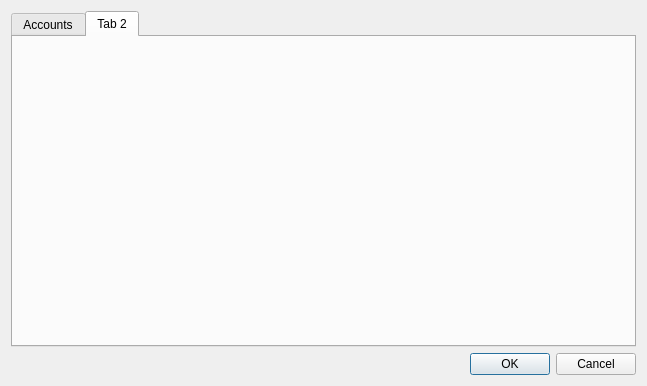
<?xml version="1.0" encoding="UTF-8"?>
<ui version="4.0">
 <class>PreferencesDialog</class>
 <widget class="QDialog" name="PreferencesDialog">
  <property name="geometry">
   <rect>
    <x>0</x>
    <y>0</y>
    <width>647</width>
    <height>386</height>
   </rect>
  </property>
  <property name="windowTitle">
   <string>Preferences</string>
  </property>
  <property name="windowIcon">
   <iconset resource="imageres.qrc">
    <normaloff>:/general/resources/images/preferences.png</normaloff>:/general/resources/images/preferences.png</iconset>
  </property>
  <layout class="QVBoxLayout" name="verticalLayout">
   <item>
    <widget class="QTabWidget" name="prefTab">
     <property name="currentIndex">
      <number>1</number>
     </property>
     <widget class="QWidget" name="tAccounts">
      <attribute name="title">
       <string>Accounts</string>
      </attribute>
     </widget>
     <widget class="QWidget" name="tData">
      <attribute name="title">
       <string>Tab 2</string>
      </attribute>
     </widget>
    </widget>
   </item>
   <item>
    <widget class="QDialogButtonBox" name="buttonBox">
     <property name="orientation">
      <enum>Qt::Horizontal</enum>
     </property>
     <property name="standardButtons">
      <set>QDialogButtonBox::Cancel|QDialogButtonBox::Ok</set>
     </property>
    </widget>
   </item>
  </layout>
 </widget>
 <resources>
  <include location="imageres.qrc"/>
 </resources>
 <connections>
  <connection>
   <sender>buttonBox</sender>
   <signal>accepted()</signal>
   <receiver>PreferencesDialog</receiver>
   <slot>accept()</slot>
   <hints>
    <hint type="sourcelabel">
     <x>248</x>
     <y>254</y>
    </hint>
    <hint type="destinationlabel">
     <x>157</x>
     <y>274</y>
    </hint>
   </hints>
  </connection>
  <connection>
   <sender>buttonBox</sender>
   <signal>rejected()</signal>
   <receiver>PreferencesDialog</receiver>
   <slot>reject()</slot>
   <hints>
    <hint type="sourcelabel">
     <x>316</x>
     <y>260</y>
    </hint>
    <hint type="destinationlabel">
     <x>286</x>
     <y>274</y>
    </hint>
   </hints>
  </connection>
 </connections>
</ui>
